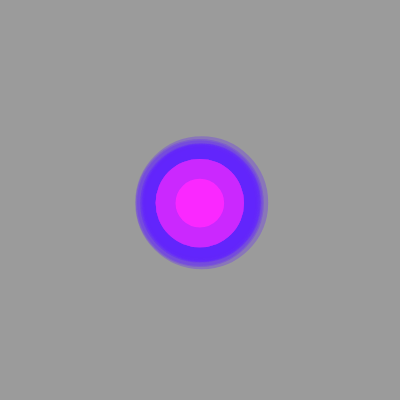
Frame 1 (no input)
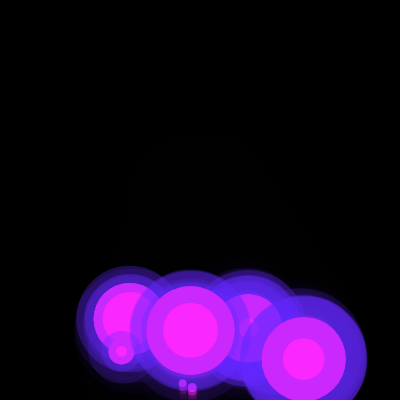
Frame 60 (no input)
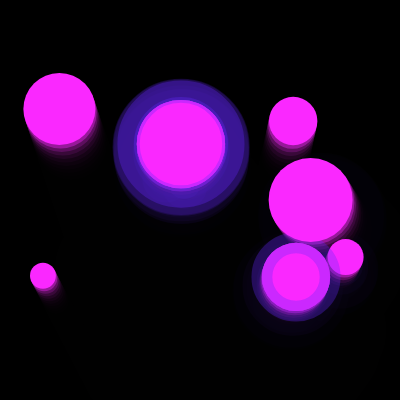
Frame 120 (the mouse pressed at the canvas centre since frame 60)

The p5.js sketch that drew these frames (run headless with seeded random() and noise() and a simulated clock; from frame 60 on, the mouse is pressed at the canvas centre):

// p5.js sketch
// ── sketch.js
// DM2008 – Activity 5a
// Colliding Circles (30 min)
let isOn = false;
let balls = [];

function setup() {
  createCanvas(400, 400);

  // Step 1: create two Ball objects
  balls.push(new Ball(200, 200));
  balls.push(new Ball(200, 200));
  balls.push(new Ball(200, 200));
  balls.push(new Ball(200, 200));
  balls.push(new Ball(200, 200));
  balls.push(new Ball(200, 200));
  balls.push(new Ball(200, 200));
  balls.push(new Ball(200, 200));
  balls.push(new Ball(200, 200));
}

function draw() {
  background(0, 100);

  // Step 2: update and display each ball
  for (let i = 0; i < balls.length; i++) {
    let b = balls[i];
    balls[i].move();
    balls[i].show();
    
  // Step 3: check collisions
  // Use dist() between ball centers
    balls[i].checkCollision(balls);
  // Trigger feedback (color, bounce, etc.)   	
  
  if (isOn) {
    fill(30, 250,50);
  }else{
    fill(250, 40 ,520);
    } 

}
}

class Ball {
  constructor(x, y) {
    this.pos = createVector(x, y);
    this.r = random(1,50);
    this.vel = createVector(random(-2, 2), random(2,4));
  }

  move() {
    this.pos.add(this.vel);
    
    // TODO: wrap around OR bounce off edges
    if (this.pos.x + this.r < 0 || this.pos.x + this.r> width  ) {this.vel.x *= -1;}
    if (this.pos.y + this.r< 0 || this.pos.y + this.r> height) {this.vel.y *= -1;}
    
  }

  show() {
    noStroke();
    ellipse(this.pos.x, this.pos.y, this.r * 2);
  }

  // Step 4: Add a method to checkCollision(others)
  // Use dist() and respond visually
  checkCollision(others){
    for (let i = 0; i < others.length; i++) {
      // Make sure we do not compare the ball to itself
     if (others[i] !== this) {
        let other = others[i];
        let d = dist(this.pos.x, this.pos.y, other.pos.x, other.pos.y);
        if (d < this.r + other.r) {
          push();
          // stroke(random(250), random(250), random(250));
          stroke(100,40,250,80);
          strokeWeight(random(2, 50));
          // fill (random (250), random (250), random (250));
          ellipse(this.pos.x, this.pos.y, this.r*2); // highlight on collision
          pop();  
         }
      }
      }
  }
}

function keyPressed() {
  isOn = !isOn; // toggle true/false   
}
